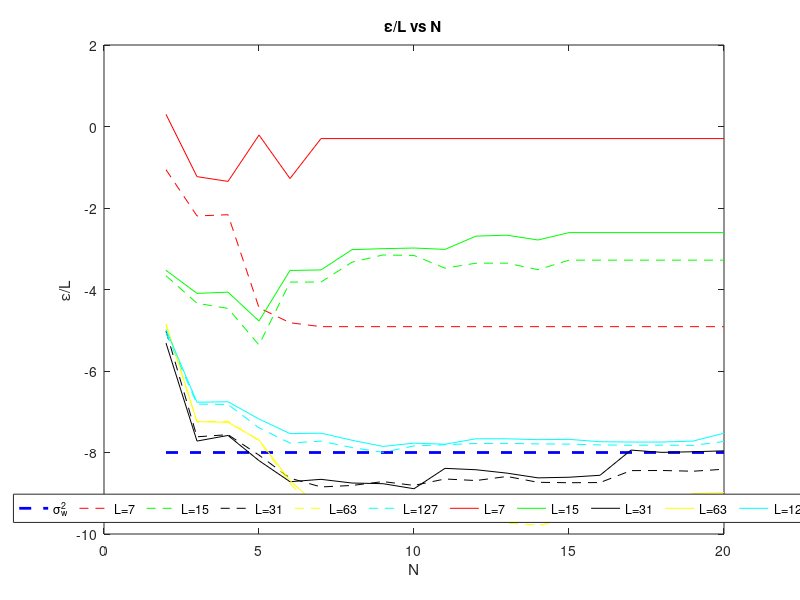

This figure's MATLAB source:


%% MAKES THE PLOT REQUIRED TO CHOOSE L AND N  
load('swCORR.mat','SWcorr')
load('swLS.mat','SWls')
sigdB=-8;
N=[2:20];
%N=[1:5];
figure,

plot(N,sigdB*ones(19,1),'b--','LineWidth',2), hold on,
plot(N,SWcorr(:,1),'r--'), hold on,
plot(N,SWcorr(:,2),'g--'), hold on,
plot(N,SWcorr(:,3),'k--'), hold on,
plot(N,SWcorr(:,4),'y--'), hold on,
plot(N,SWcorr(:,5),'c--'), hold on,
plot(N,SWls(:,1),'r'), hold on,
plot(N,SWls(:,2),'g'), hold on,
plot(N,SWls(:,3),'k'), hold on,
plot(N,SWls(:,4),'y'), hold on,
plot(N,SWls(:,5),'c'), hold on,
legend('\sigma_w^2','L=7','L=15','L=31','L=63','L=127','L=7','L=15','L=31','L=63','L=127','Location','South','Orientation','horizontal')
ylabel('\epsilon/L')
xlabel('N')
title('\epsilon/L vs N')

% figure,
% 
% plot(N,sigdB*ones(5,1),'b--','LineWidth',2), hold on,
% plot(N,SWls(1,:),'r--'), hold on,
% plot(N,SWls(4,:),'g--'), hold on,
% plot(N,SWls(10,:),'k--'), hold on,
% plot(N,SWls(15,:),'y--'), hold on,
% plot(N,SWls(19,:),'c--')
